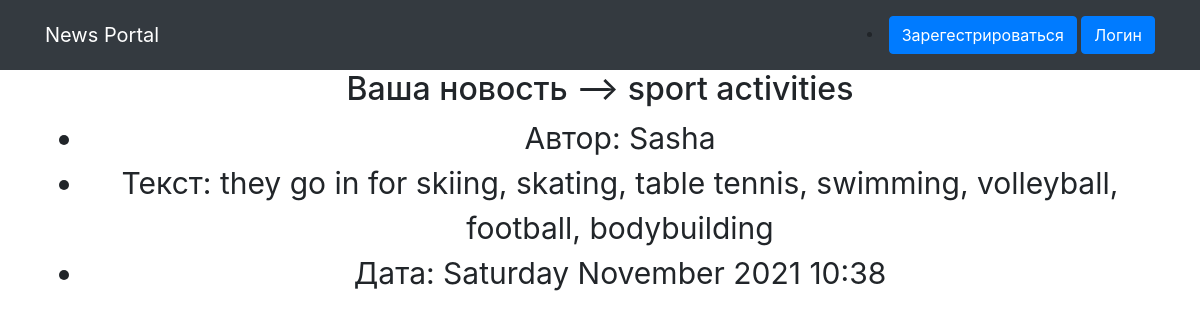
The page /news/1/ on the database its author committed.
### NewsApp/models.py (models this page shows, shortened)
class Post(models.Model):
    author = models.ForeignKey(Author,on_delete=models.CASCADE)
    News = "NW"
    Article = 'AR'
    TYPES = (
        (News, 'Новость'),
        (Article, 'Статья')
    )
    category_type = models.CharField(choices=TYPES, max_length=2, default=Article)
    date_time = models.DateTimeField(auto_now_add=True)
    header = models.CharField(max_length=64)
    text = models.CharField(max_length=128)
    rating = models.IntegerField(default=0)
    post_category = models.ManyToManyField(Category, through="PostCategory")

class Author(models.Model):
    author_name = models.OneToOneField(User, max_length=64, on_delete=models.CASCADE, related_name='author')
    author_rating = models.IntegerField(default=0)
    count_post = models.IntegerField(default=0, null=True, blank=True)
    is_blocked = models.BooleanField(default=False,null=True, blank=True)

### NewsApp/views.py (the view)
# urls.py: path('<int:pk>/',NewDetailView.as_view(), name='new_detail'),
class NewDetailView(DetailView):
    model = Post
    context_object_name = 'new'
    template_name = 'news_app/new_detail.html'
    queryset = Post.objects.all()

### NewsApp/templatetags/custom_filters.py (called while the page is built)
@register.filter(name='Censor')
def Censor(text):
    text = str(text).lower().split(' ')
    List_of_bad_words = [
        'мразь','гнилой','пожилой','каворкинг','бомж','изнасиловал'
    ]
    edited_text = ''
    for word in text:
        if word not in List_of_bad_words:
            edited_text += word + ' '
    return str(edited_text)

### templates/news_app/new_detail.html (shortened to what this page needs)
{% extends 'flatpages/default.html' %}
{% load custom_filters %}
{% block content %}
<h2>Ваша новость --> {{ new.header|Censor }}</h2>
<ul style="font-size: 30px;">
    <li>
        Автор: {{new.author.author_name}}
    </li>
    <li>
        Текст: {{new.text|Censor}}
    </li>
    <li>
        Дата: {{new.date_time|date:'l F Y G:i'}}
    </li>
</ul>
{% endblock content %}

### rows shown on the page
Post: header|Censor "sport activities", author.author_name "Sasha", text|Censor "they go in for skiing, skating, table tennis, swimming, volleyball, football, bodybuilding", date_time "Saturday November 2021 10:38"
